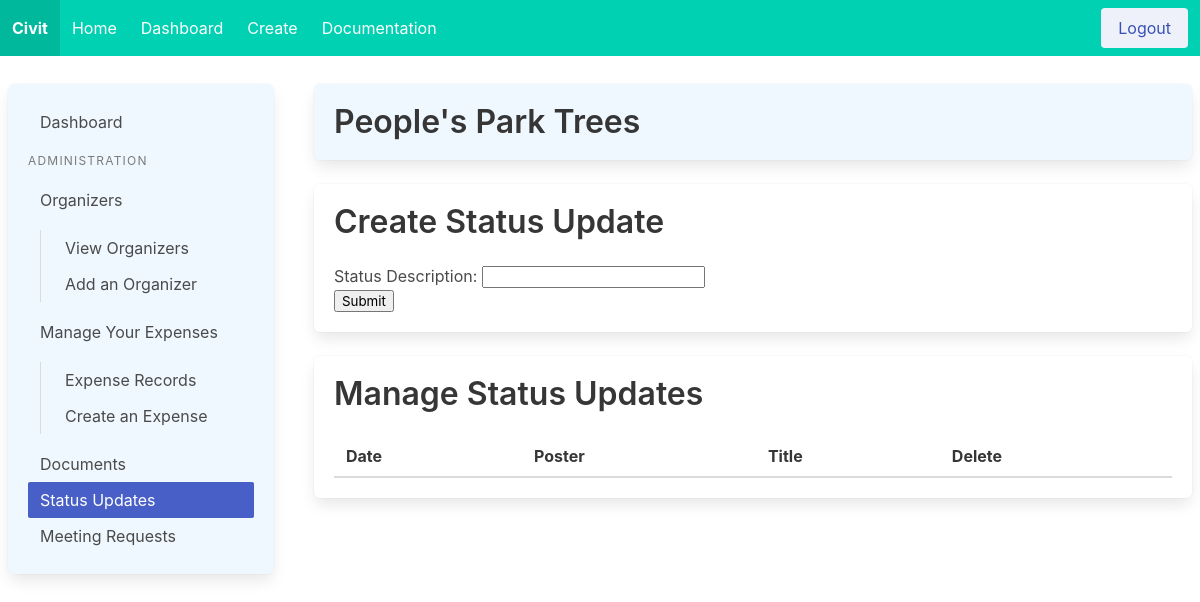
Before: /initiative/4/statuspanel (signed in) with the older database file.
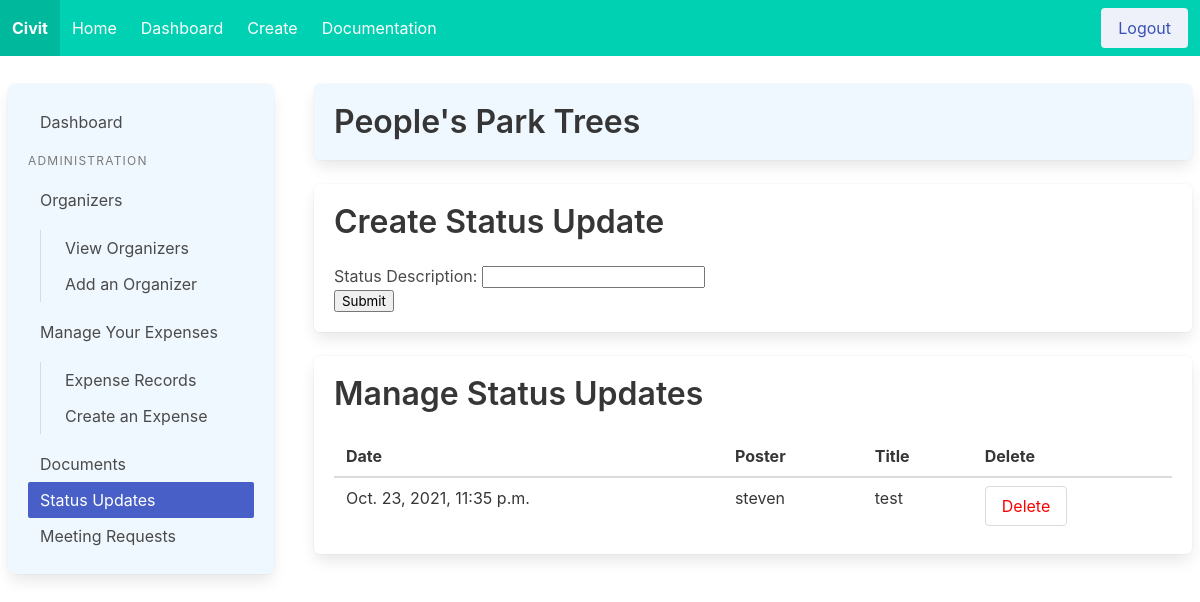
After: the same page with the newer database file.
### initz/models.py (models this page shows)
class StatusUpdate(models.Model):
    initiative = models.ForeignKey(Initiative, on_delete=models.CASCADE)
    poster = models.ForeignKey(User, on_delete=models.CASCADE)
    date_created = models.DateTimeField(auto_now_add=True, editable=False)
    text_content = models.TextField()

### accounts/models.py (models this page shows)
class User(AbstractUser):
    bio = models.TextField(max_length=500, blank=True)
    profile_picture = models.URLField(blank=True, null=True)

### initz/views.py (the view, shortened to what this page needs)
# urls.py: path('<pk>/statuspanel', views.status_panel, name='statuspanel'),
@login_required
def status_panel(request, pk):
    initiative = Initiative.objects.get(pk=pk)
    if request.method == 'GET':
        return render(request, 'controlpanel/viewstatus.html', {'initiative': initiative, 'form': StatusUpdateForm})

### initz/models.py (called while the page is built)
    def getStatusUpdates(self):
        statusUpdates = StatusUpdate.objects.filter(initiative=self.pk)
        return statusUpdates

### templates/controlpanel/viewstatus.html (shortened to what this page needs)
{% extends 'controlpanel/panelhome.html' %}
{% block panel %}
    <div class="box" style="border-radius: 7px; background-color: aliceblue">
        <aside class="menu">
          <ul class="menu-list">
            <li><a>Dashboard</a></li>
          </ul>
          <p class="menu-label">
            Administration
          </p>
          <ul class="menu-list">
            <li>
              <a href="{% url 'manageorganizers' initiative.pk %}">Organizers</a>
              <ul>
                <li><a>View Organizers</a></li>
                <li><a>Add an Organizer</a></li>
              </ul>
            </li>
            <li>
              <a>Manage Your Expenses</a>
              <ul>
                <li><a >Expense Records</a></li>
                <li><a href="{% url 'create_expense' initiative.pk %}">Create an Expense</a></li>
              </ul>
            </li>
            <li><a href="{% url 'docspanel' initiative.pk %}">Documents</a></li>
            <li><a class="is-active" href="{% url 'statuspanel' initiative.pk %}">Status Updates</a></li>
            <li><a href="{% url 'meetingreqspanel' initiative.pk %}">Meeting Requests</a></li>
          </ul>
        </aside>
    </div>
{% endblock %}
{% block body %}
    <div>
        <div class="box" style="background-color: aliceblue">
            <h1 class="title">{{ initiative.title }}</h1>
        </div>
        <div class="box">
            <h1 class="title">Create Status Update</h1>
            <form method="post">
                {{ form.as_p }}
                <input type="submit" value="Submit">
            </form>
        </div>
        <div class="box">
            <h1 class="title">Manage Status Updates</h1>
            <table class="table is-fullwidth">
                <thead>
                    <tr>
                        <th>Date</th>
                        <th>Poster</th>
                        <th>Title</th>
                        <th>Delete</th>
                    </tr>
                </thead>
                {% for status in initiative.getStatusUpdates %}
                <tbody>
                    <tr>
                        <td>{{ status.date_created }}</td>
                        <td>{{ status.poster }}</td>
                        <td>{{ status.text_content }}</td>
                        {% if user.is_authenticated %}
                        <td><a class="button" href="{% url 'delete_status' initiative.pk status.pk %}" style="color:red">Delete</a></td>
                        {% endif %}
                    </tr>
                </tbody>
                {% endfor %}
            </table>
        </div>
    </div>
{% endblock %}

Changed rows visible on the page:
added StatusUpdate: date_created "Oct. 23, 2021, 11:35 p.m.", poster "steven", text_content "test"
